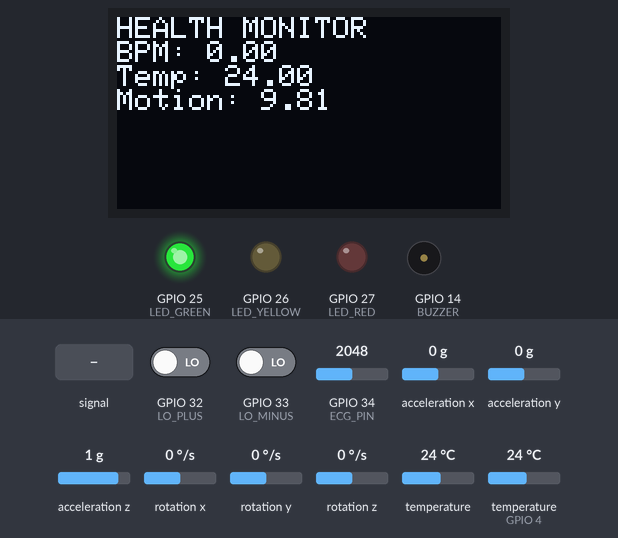
The sketch below on a simulated ESP32. Shown: 128×64 one-colour display, output pins drawn as LEDs (lit = HIGH), buzzer (waves = sounding, pin HIGH). Inputs (shaded band) come from the test bench; at power-on: acceleration x 0 g, temperature (sensor on GPIO 4) 24 °C, acceleration y 0 g, GPIO 34 (ECG_PIN) = 2048, GPIO 32 (LO_PLUS) LOW, GPIO 33 (LO_MINUS) LOW, acceleration z 1 g, rotation x 0 °/s, rotation y 0 °/s, rotation z 0 °/s, temperature 24 °C. What the sketch prints to the serial monitor is not drawn.

Above: at 3.9 s.
4.0 s: GPIO 34 (ECG_PIN) fed a 200 Hz sine of ±327 counts around its level
At 6.7 s:
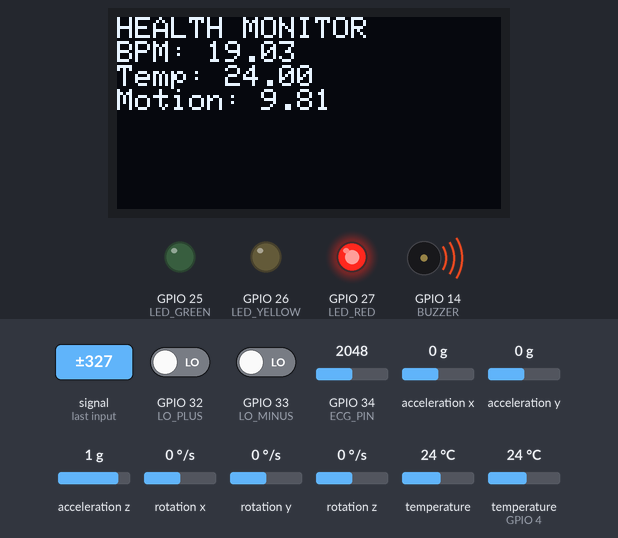
7.4 s: acceleration x set to -1.4 g
At 7.97 s:
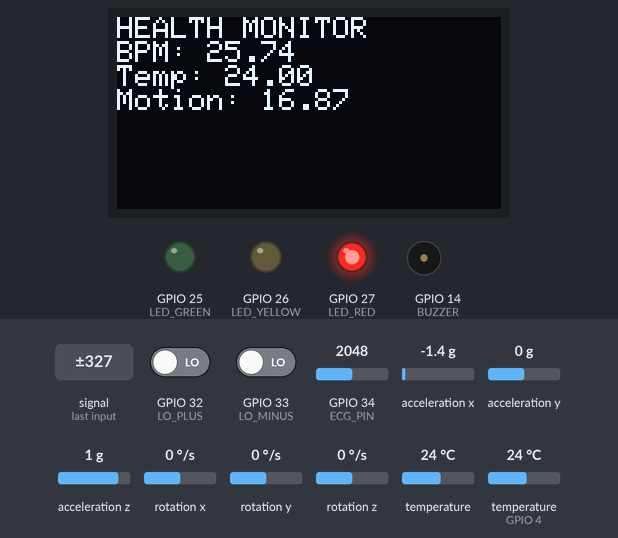
9.1 s: GPIO 34 (ECG_PIN) fed a 1000 Hz sine of ±1023 counts around its level
At 11.3 s:
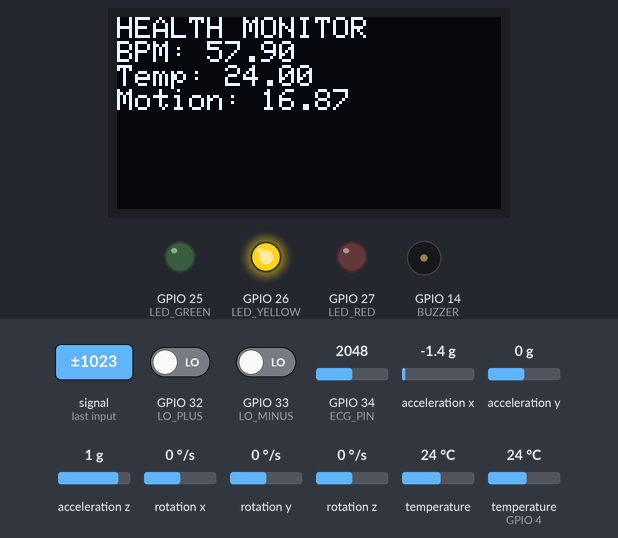
15.0 s: temperature (sensor on GPIO 4) set to 12 °C
At 18.0 s:
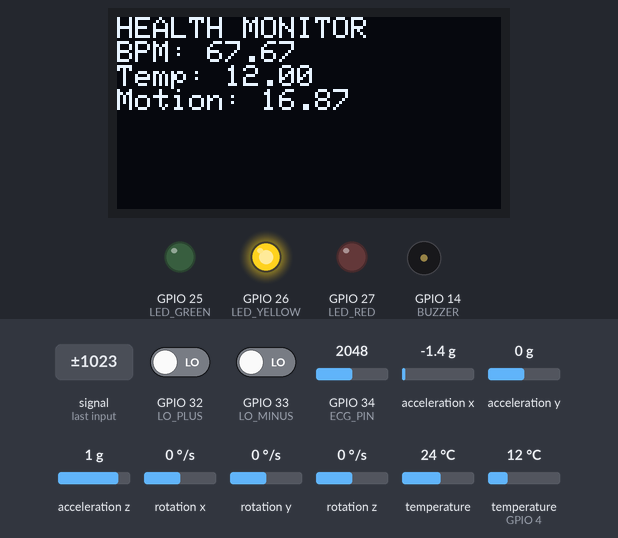
19.1 s: acceleration y set to -1.4 g
At 19.7 s:
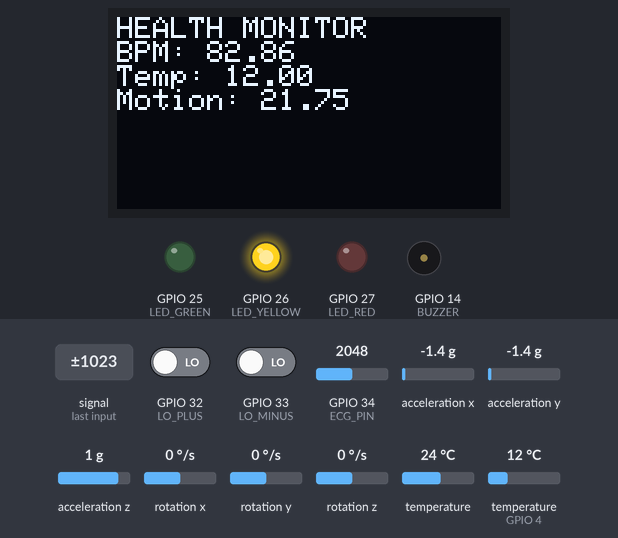
22.2 s: GPIO 34 (ECG_PIN) set to 1760
Timing chart, 0 to 24.9 s (numbered marks = the images above; inputs shaded):
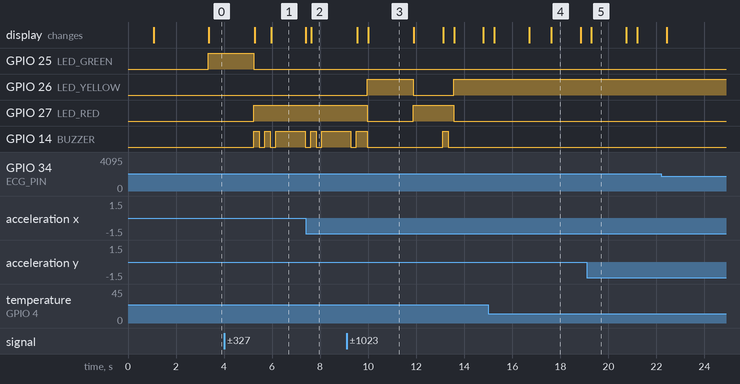

Measured:
- after the input at 4.0 s, GPIO 25 (LED_GREEN): HIGH → LOW after 1.2 s; GPIO 27 (LED_RED): LOW → HIGH after 1.2 s; GPIO 14 (BUZZER): goes HIGH 0.23 s, LOW 0.23 s, HIGH 0.23 s, LOW 0.23 s, HIGH 1.2 s, then LOW, starting after 1.2 s; the display: first changes after 1.3 s (image 1 shows a later state)
- after the input at 7.4 s, the display: first differs from a run without the input after 0.23 s (image 2)
- after the input at 9.1 s, GPIO 26 (LED_YELLOW): LOW → HIGH after 0.87 s, → LOW 1.9 s later, → HIGH 1.7 s later; GPIO 27 (LED_RED): HIGH → LOW after 0.87 s, → HIGH 1.9 s later, → LOW 1.7 s later
- what the display in image 3 shows lasts 1.9 s, from 10.0 s to 11.9 s
- what the display in image 4 shows lasts 1.2 s, from 17.6 s to 18.8 s
- what the display in image 5 shows lasts 1.4 s, from 19.3 s to 20.7 s

The sketch:

FinalCodeHardware.ino
```cpp
#include <Wire.h>
#include <Adafruit_GFX.h>
#include <Adafruit_SSD1306.h>
#include <Adafruit_MPU6050.h>
#include <Adafruit_Sensor.h>
#include <OneWire.h>
#include <DallasTemperature.h>

// ---------------- OLED ----------------
#define SCREEN_WIDTH 128
#define SCREEN_HEIGHT 64
#define OLED_ADDR 0x3C

Adafruit_SSD1306 display(SCREEN_WIDTH, SCREEN_HEIGHT, &Wire, -1);

// ---------------- I2C ----------------
#define SDA_PIN 21
#define SCL_PIN 22

// ---------------- MPU ----------------
Adafruit_MPU6050 mpu;
bool mpu_ok = false;

// ---------------- TEMP ----------------
#define ONE_WIRE_BUS 4
OneWire oneWire(ONE_WIRE_BUS);
DallasTemperature tempSensor(&oneWire);
bool temp_ok = false;

// ---------------- ECG ----------------
#define ECG_PIN 34
#define LO_PLUS 32
#define LO_MINUS 33

// ---------------- OUTPUTS ----------------
#define LED_GREEN 25
#define LED_YELLOW 26
#define LED_RED 27
#define BUZZER 14

// ---------------- FLAGS ----------------
bool oled_ok = false;

// ---------------- VARIABLES ----------------
float temperatureC = 0;
float motion = 0;
float bpm = 0;
float smoothBPM = 0;

int ecgValue = 0;

unsigned long lastPeak = 0;
bool peakDetected = false;

unsigned long lastTempRead = 0;

// ---------------- SETUP ----------------
void setup() {
  Serial.begin(115200);
  delay(1000);

  Wire.begin(SDA_PIN, SCL_PIN);

  pinMode(LO_PLUS, INPUT);
  pinMode(LO_MINUS, INPUT);

  pinMode(LED_GREEN, OUTPUT);
  pinMode(LED_YELLOW, OUTPUT);
  pinMode(LED_RED, OUTPUT);
  pinMode(BUZZER, OUTPUT);

  Serial.println("SYSTEM STARTING...");

  // OLED INIT (SAFE I2C)
  if (display.begin(SSD1306_SWITCHCAPVCC, OLED_ADDR)) {
    oled_ok = true;
    Serial.println("OLED OK");
  } else {
    Serial.println("OLED FAIL");
  }

  // MPU INIT
  if (mpu.begin()) {
    mpu_ok = true;
    Serial.println("MPU OK");
  } else {
    Serial.println("MPU FAIL");
  }

  // TEMP INIT
  tempSensor.begin();
  temp_ok = true;

  // OLED START SCREEN
  if (oled_ok) {
    display.clearDisplay();
    display.setCursor(0, 0);
    display.setTextSize(1);
    display.setTextColor(WHITE);

    display.println("SYSTEM READY");
    display.println(oled_ok ? "OLED OK" : "OLED FAIL");
    display.println(mpu_ok ? "MPU OK" : "MPU FAIL");
    display.println("TEMP OK");

    display.display();
    delay(1500);
  }
}

// ---------------- LOOP ----------------
void loop() {

  readECG();
  readMPU();
  readTemp();
  classifyAndAlert();

  printSerial();
  updateOLED();

  delay(200);
}

// ---------------- ECG ----------------
void readECG() {

  if (digitalRead(LO_PLUS) || digitalRead(LO_MINUS)) {
    bpm = 0;
    return;
  }

  ecgValue = (analogRead(ECG_PIN) + analogRead(ECG_PIN)) / 2;

  if (ecgValue > 1800 && !peakDetected) {

    unsigned long now = millis();

    if (lastPeak != 0 && (now - lastPeak > 300)) {
      bpm = 60000.0 / (now - lastPeak);
      smoothBPM = (0.7 * smoothBPM) + (0.3 * bpm);
    }

    lastPeak = now;
    peakDetected = true;
  }

  if (ecgValue < 1800) {
    peakDetected = false;
  }
}

// ---------------- MPU ----------------
void readMPU() {

  if (!mpu_ok) {
    motion = 0;
    return;
  }

  sensors_event_t a, g, t;
  mpu.getEvent(&a, &g, &t);

  motion = sqrt(
    a.acceleration.x * a.acceleration.x +
    a.acceleration.y * a.acceleration.y +
    a.acceleration.z * a.acceleration.z
  );
}

// ---------------- TEMP ----------------
void readTemp() {

  if (!temp_ok) return;

  if (millis() - lastTempRead > 1000) {
    tempSensor.requestTemperatures();
    temperatureC = tempSensor.getTempCByIndex(0);
    lastTempRead = millis();
  }
}

// ---------------- CLASSIFY + ALERT ----------------
void classifyAndAlert() {

  String state = "NORMAL";

  if (smoothBPM > 0 && (smoothBPM > 120 || smoothBPM < 50 || temperatureC > 38)) {
    state = "CRITICAL";
  }
  else if (motion > 12) {
    state = "FALSE_ALARM";
  }

  digitalWrite(LED_GREEN, state == "NORMAL");
  digitalWrite(LED_YELLOW, state == "FALSE_ALARM");
  digitalWrite(LED_RED, state == "CRITICAL");

  // Beep pattern
  if (state == "CRITICAL") {
    digitalWrite(BUZZER, millis() % 500 < 250);
  } else {
    digitalWrite(BUZZER, LOW);
  }
}

// ---------------- SERIAL ----------------
void printSerial() {
  Serial.print("ECG: "); Serial.print(ecgValue);
  Serial.print(" BPM: "); Serial.print(smoothBPM);
  Serial.print(" Temp: "); Serial.print(temperatureC);
  Serial.print(" Motion: "); Serial.println(motion);
}

// ---------------- OLED ----------------
void updateOLED() {

  if (!oled_ok) return;

  display.clearDisplay();
  display.setTextSize(1);
  display.setCursor(0, 0);

  display.println("HEALTH MONITOR");

  display.print("BPM: ");
  display.println(smoothBPM);

  display.print("Temp: ");
  display.println(temperatureC);

  display.print("Motion: ");
  display.println(motion);

  display.display();
}
```
